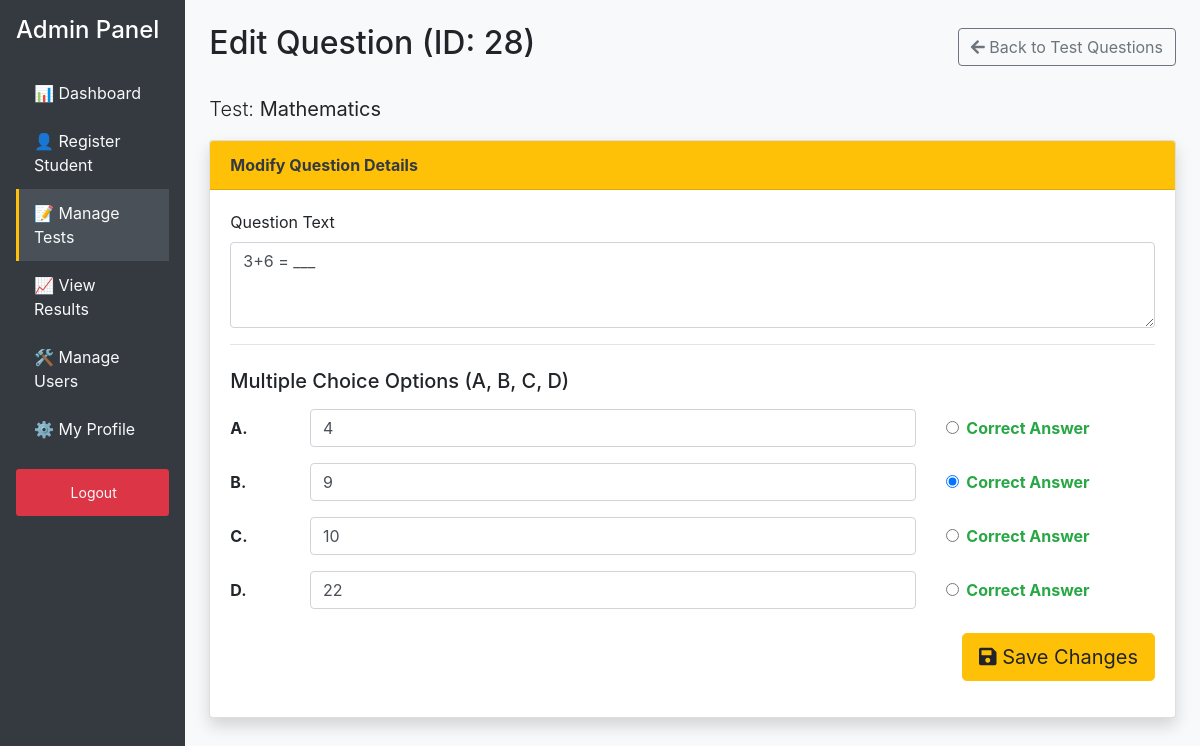
Screenshot of /cbt1/edit_question.php?question_id=28&test_id=5 (signed in) with the database file from the repository.
### tables this page shows
CREATE TABLE `tests` (
  `test_id` int(11) NOT NULL,
  `created_by` int(11) DEFAULT NULL,
  `title` varchar(255) NOT NULL,
  `class_year` varchar(10) DEFAULT NULL COMMENT 'The target class year (e.g., SSS1), or NULL for all classes.',
  `duration_minutes` int(5) NOT NULL,
  `creation_date` timestamp NOT NULL DEFAULT current_timestamp(),
  `is_active` tinyint(1) DEFAULT 1,
  `total_questions` int(11) NOT NULL DEFAULT 0,
  `max_attempts` int(11) NOT NULL DEFAULT 1 COMMENT 'Maximum number of times a student can take the test',
  `last_modified` datetime DEFAULT current_timestamp() ON UPDATE current_timestamp()
);

CREATE TABLE `questions` (
  `question_id` int(11) NOT NULL,
  `test_id` int(11) NOT NULL,
  `question_text` text NOT NULL,
  `option_a` text DEFAULT NULL,
  `option_b` text DEFAULT NULL,
  `option_c` text DEFAULT NULL,
  `option_d` text DEFAULT NULL,
  `correct_option` char(1) NOT NULL
);

CREATE TABLE `options` (
  `option_id` int(11) NOT NULL,
  `question_id` int(11) NOT NULL,
  `option_key` varchar(1) NOT NULL COMMENT 'e.g., A, B, C, D',
  `option_text` text NOT NULL,
  `is_correct` tinyint(1) NOT NULL DEFAULT 0 COMMENT '1 for correct, 0 for incorrect',
  `created_at` timestamp NOT NULL DEFAULT current_timestamp()
);

### cbt1/edit_question.php (the view, shortened to what this page needs)
<?php
require_once 'config.php';
$option_keys = ['A', 'B', 'C', 'D'];
$error_message = '';
$test_title = '';
$question_text = '';
$options_data = [];
$correct_option_key = '';
foreach ($option_keys as $key) {
    $options_data[$key] = ['id' => null, 'text' => '', 'correct' => 0];
}
$question_id = filter_input(INPUT_POST, 'question_id', FILTER_VALIDATE_INT) ?? filter_input(INPUT_GET, 'question_id', FILTER_VALIDATE_INT);
$test_id = filter_input(INPUT_POST, 'test_id', FILTER_VALIDATE_INT) ?? filter_input(INPUT_GET, 'test_id', FILTER_VALIDATE_INT);
if (empty($test_title)) {
    try {
        $sql_test = "SELECT title FROM tests WHERE test_id = :test_id";
        $stmt_test = $pdo->prepare($sql_test);
        $stmt_test->bindParam(':test_id', $test_id, PDO::PARAM_INT);
        $stmt_test->execute();
        $test = $stmt_test->fetch(PDO::FETCH_ASSOC);
        $test_title = $test ? htmlspecialchars($test['title']) : 'Unknown Test';
    } catch (PDOException $e) {
         error_log("Error fetching test title: " . $e->getMessage());
         $error_message = "Error fetching test details.";
    }
}
if (!isset($_POST['update_question']) || $error_message === '') {
    try {
        $sql_fetch = "
            SELECT q.question_text, o.option_id, o.option_key, o.option_text, o.is_correct
            FROM questions q
            JOIN options o ON q.question_id = o.question_id
            WHERE q.question_id = :question_id AND q.test_id = :test_id
            ORDER BY FIELD(o.option_key, 'A', 'B', 'C', 'D')
        ";
        $stmt_fetch = $pdo->prepare($sql_fetch);
        $stmt_fetch->bindParam(':question_id', $question_id, PDO::PARAM_INT);
        $stmt_fetch->bindParam(':test_id', $test_id, PDO::PARAM_INT);
        $stmt_fetch->execute();
        $fetched_rows = $stmt_fetch->fetchAll(PDO::FETCH_ASSOC);
        $question_text = htmlspecialchars($fetched_rows[0]['question_text']);
        $options_data = [];
        $correct_option_key = '';
        foreach ($option_keys as $key) {
            $options_data[$key] = ['id' => null, 'text' => '', 'correct' => 0];
        }
        foreach ($fetched_rows as $row) {
            $key = $row['option_key'];
            $options_data[$key]['id'] = $row['option_id'];
            $options_data[$key]['text'] = htmlspecialchars($row['option_text']);
            $options_data[$key]['correct'] = $row['is_correct'];
            if ($row['is_correct']) {
                $correct_option_key = $key;
            }
        }
    } catch (PDOException $e) {
        error_log("Error fetching question data: " . $e->getMessage());
        $error_message = "Error fetching question data. Please check database logs.";
    }
}
?>
<!DOCTYPE html>
<html lang="en">
<head>
    <link rel="stylesheet" href="https://stackpath.bootstrapcdn.com/bootstrap/4.5.2/css/bootstrap.min.css">
    <link rel="stylesheet" href="https://cdnjs.cloudflare.com/ajax/libs/font-awesome/5.15.4/css/all.min.css">
</head>
<body>
<div class="d-flex">
    <div class="sidebar text-white p-3">
        <h4 class="mb-4">Admin Panel</h4>
        <a href="admin_dashboard.php">📊 Dashboard</a>
        <a href="register.php">👤 Register Student</a>
        <a href="manage_tests.php" class="active">📝 Manage Tests</a>
        <a href="view_results.php">📈 View Results</a>
        <a href="manage_users.php">🛠️ Manage Users</a>
        <a href="admin_profile.php">⚙️ My Profile</a>
        <a href="logout.php" class="btn btn-danger btn-sm mt-3 w-100">Logout</a>
    </div>
    <div class="container-fluid p-4">
        <div class="d-flex justify-content-between align-items-center mb-4">
            <h2>Edit Question (ID: <?php echo htmlspecialchars($question_id); ?>)</h2>
            <a href="add_questions.php?test_id=<?php echo htmlspecialchars($test_id); ?>" class="btn btn-outline-secondary">
                <i class="fas fa-arrow-left"></i> Back to Test Questions
            </a>
        </div>
        <p class="lead">Test: <strong><?php echo $test_title; ?></strong></p>
        <div class="card shadow mb-5">
            <div class="card-header bg-warning text-dark">
                Modify Question Details
            </div>
            <div class="card-body">
                <form action="edit_question.php" method="POST">
                    <div class="form-group">
                        <label for="question_text">Question Text</label>
                        <textarea name="question_text" id="question_text" class="form-control" rows="3" required><?php echo $question_text; ?></textarea>
                    </div>
                    <hr>
                    <h5 class="mt-4 mb-3">Multiple Choice Options (A, B, C, D)</h5>
                    <?php
                    foreach ($option_keys as $key):
                        $current_option_text = $options_data[$key]['text'] ?? '';
                    ?>
                        <div class="form-group row align-items-center">
                            <label class="col-sm-1 col-form-label font-weight-bold" for="option_<?php echo strtolower($key); ?>"><?php echo htmlspecialchars($key); ?>.</label>
                            <div class="col-sm-8">
                                <input type="text" name="option_<?php echo strtolower($key); ?>" id="option_<?php echo strtolower($key); ?>" class="form-control"
                                    value="<?php echo $current_option_text; ?>" required>
                            </div>
                            <div class="col-sm-3">
                                <div class="form-check">
                                    <input class="form-check-input" type="radio" name="correct_option" id="correct_<?php echo $key; ?>" value="<?php echo $key; ?>" required
                                        <?php echo ($correct_option_key == $key) ? 'checked' : ''; ?>>
                                    <label class="form-check-label text-success font-weight-bold" for="correct_<?php echo $key; ?>">
                                        Correct Answer
                                    </label>
                                </div>
                            </div>
                        </div>
                    <?php endforeach; ?>
                    <div class="form-group mt-4 text-right">
                        <button type="submit" name="update_question" class="btn btn-warning btn-lg">
                            <i class="fas fa-save"></i> Save Changes
                        </button>
                    </div>
                </form>
            </div>
        </div>
    </div>
</div>
</body>
</html>

### cbt1/edit_question.php (style rules this page uses)
body { background-color: #f8f9fa; }
.sidebar { min-height: 100vh; background-color: #343a40; }
.sidebar a { color: #f8f9fa; padding: 12px 15px; display: block; border-left: 3px solid transparent; }
.sidebar .active { border-left: 3px solid #ffc107; background-color: #495057; }
.card-header { font-weight: bold; }
.btn-warning { background-color: #ffc107; border-color: #ffc107; color: #212529; }

### rows the page displays
tests: title "Mathematics"
questions: question_text "3+6 = ___"
options: option_a "4"
options: option_key "☐ Correct Answer", option_b "9", option_key "☑ Correct Answer"
options: option_c "10"
options: option_d "22"

### other values shown
$question_id "28"
$key "A"
$key "B"
$key "C"
$key "D"
